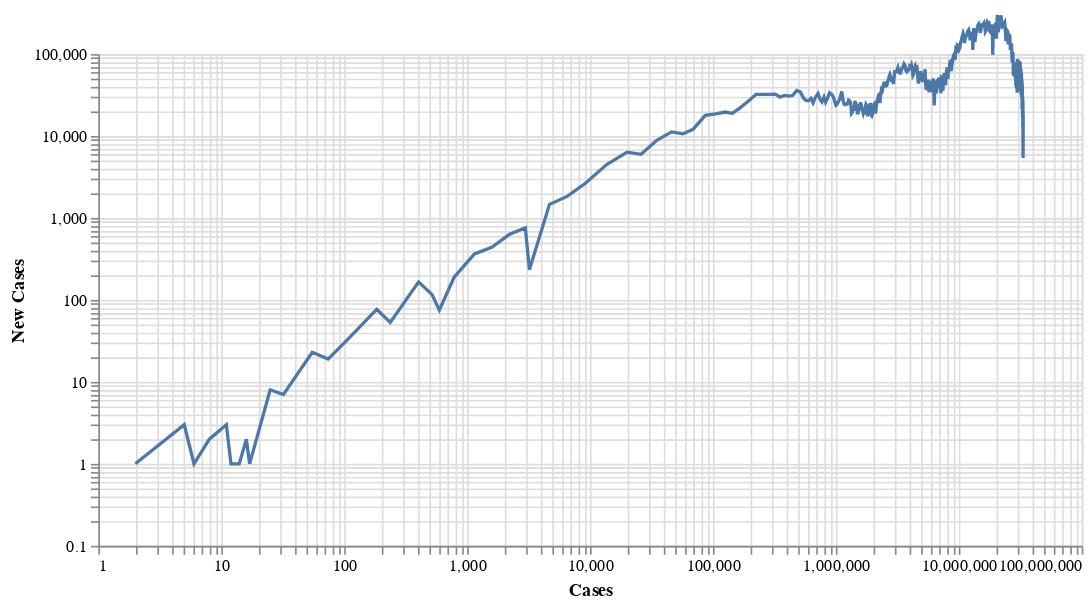

Notebook cell for this chart:
### Code cell
#hide_input
_data = df_country_cases[(df_country_cases['New Cases']) > 0 & (df_country_cases['Cases'] > 100)]
alt.Chart(_data).mark_line().encode(
    alt.X('Cases:Q', scale=alt.Scale(type='log')),
    alt.Y('New Cases:Q', scale=alt.Scale(type='log', domain=[0.1, 100000]))
).properties(width = 600)

### Figure 1 — Vega-Lite specification as saved in the notebook (floating-point values rounded to 4 significant figures; data arrays with more than 128 entries replaced by an {"elided": "..."} marker saying what was removed)
{"config": {"view": {"continuousWidth": 400, "continuousHeight": 300}}, "data": {"name": "data-3422c028c908e33e071435605e9394d9"}, "mark": "line", "encoding": {"x": {"type": "quantitative", "field": "Cases", "scale": {"type": "log"}}, "y": {"type": "quantitative", "field": "New Cases", "scale": {"domain": [0.1, 100000], "type": "log"}}}, "width": 600, "$schema": "https://vega.github.io/schema/vega-lite/v4.8.1.json", "datasets": {"data-3422c028c908e33e071435605e9394d9": {"elided": "478 records"}}}
